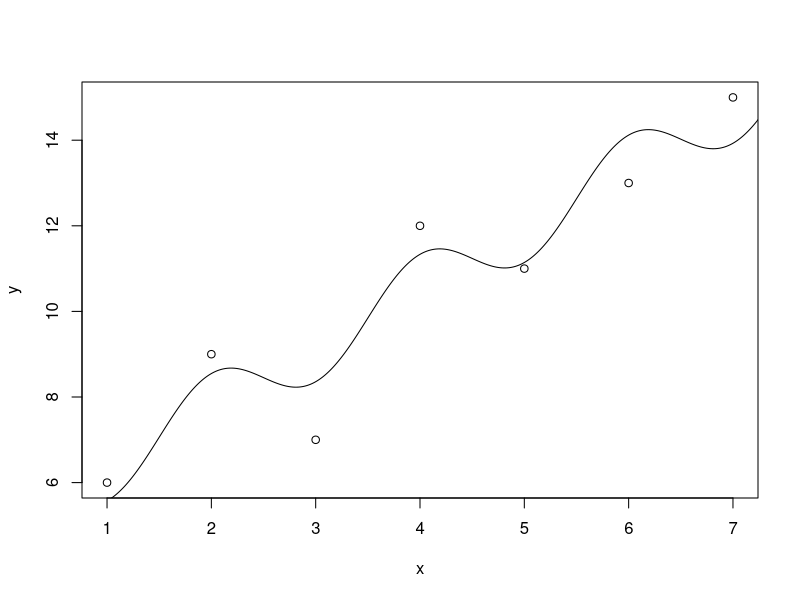

Generate this figure with R:
# ensc110 lecture, march 2, 2022

rm(list=ls()) # clear workplace

x <- 1:7
y <- c(6,9,7,12,11,13,15)
p <- lm(y ~ x + cos(pi*x) + 1)

plot(x,y)

xdraw <- data.frame(x = seq(0.5,7.5,0.01))
ydraw <- predict(p,xdraw)
lines(xdraw$x,ydraw)
